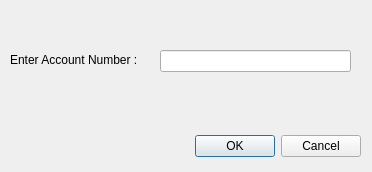
<?xml version="1.0" encoding="UTF-8"?>
<ui version="4.0">
 <class>Input_Dialog</class>
 <widget class="QDialog" name="Input_Dialog">
  <property name="geometry">
   <rect>
    <x>0</x>
    <y>0</y>
    <width>372</width>
    <height>172</height>
   </rect>
  </property>
  <property name="windowTitle">
   <string>Dialog</string>
  </property>
  <widget class="QDialogButtonBox" name="buttonBox">
   <property name="geometry">
    <rect>
     <x>150</x>
     <y>130</y>
     <width>211</width>
     <height>32</height>
    </rect>
   </property>
   <property name="orientation">
    <enum>Qt::Horizontal</enum>
   </property>
   <property name="standardButtons">
    <set>QDialogButtonBox::Cancel|QDialogButtonBox::Ok</set>
   </property>
  </widget>
  <widget class="QLabel" name="label">
   <property name="geometry">
    <rect>
     <x>10</x>
     <y>50</y>
     <width>141</width>
     <height>20</height>
    </rect>
   </property>
   <property name="text">
    <string>Enter Account Number : </string>
   </property>
  </widget>
  <widget class="QLineEdit" name="AccountNumber">
   <property name="geometry">
    <rect>
     <x>160</x>
     <y>50</y>
     <width>191</width>
     <height>22</height>
    </rect>
   </property>
  </widget>
 </widget>
 <resources/>
 <connections>
  <connection>
   <sender>buttonBox</sender>
   <signal>accepted()</signal>
   <receiver>Input_Dialog</receiver>
   <slot>accept()</slot>
   <hints>
    <hint type="sourcelabel">
     <x>248</x>
     <y>254</y>
    </hint>
    <hint type="destinationlabel">
     <x>157</x>
     <y>274</y>
    </hint>
   </hints>
  </connection>
  <connection>
   <sender>buttonBox</sender>
   <signal>rejected()</signal>
   <receiver>Input_Dialog</receiver>
   <slot>reject()</slot>
   <hints>
    <hint type="sourcelabel">
     <x>316</x>
     <y>260</y>
    </hint>
    <hint type="destinationlabel">
     <x>286</x>
     <y>274</y>
    </hint>
   </hints>
  </connection>
 </connections>
</ui>
